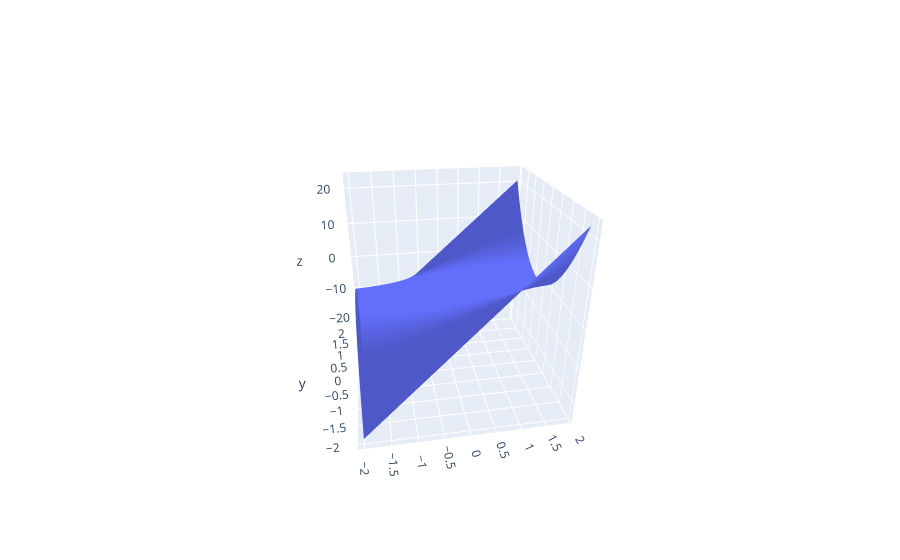

Notebook code cell kept with this figure:
### Code cell
import plotly.graph_objects as go
fig = go.Figure(data=[
    go.Mesh3d(
        x=x_vals,
        y=y_vals,
        z=z_vals,
        colorbar_title='z',
        name='y',
        showscale=True
    )
])
fig

### Figure 1 — Plotly figure (JSON) as saved in the notebook; plotly's stock layout.template omitted (floating-point values rounded to 4 significant figures; data arrays with more than 128 entries replaced by an {"elided": "..."} marker saying what was removed)
{"data": [{"colorbar": {"title": {"text": "z"}}, "name": "y", "showscale": true, "type": "mesh3d", "x": {"elided": "1600 float values"}, "y": {"elided": "1600 float values"}, "z": {"elided": "1600 float values"}}], "layout": {"autosize": true, "scene": {"aspectmode": "auto", "aspectratio": {"x": 1, "y": 1, "z": 1}, "camera": {"center": {"x": 0, "y": 0, "z": 0}, "eye": {"x": -0.3508, "y": -2.042, "z": 1.043}, "projection": {"type": "perspective"}, "up": {"x": 0.0024, "y": -0.000414, "z": 1.0}}}}}
